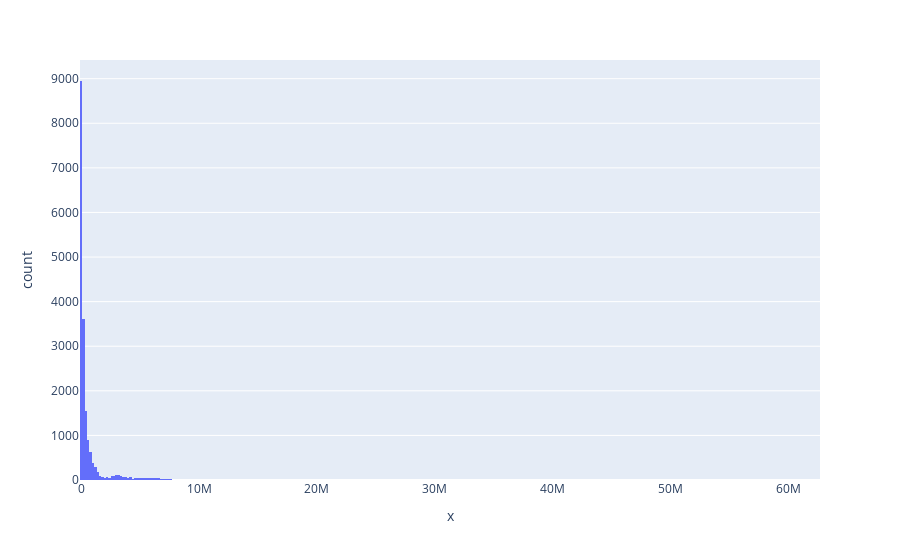

The notebook cell this image was saved under:
### Markdown cell above
**Observaton**

There seems to be some outliers, as I have mentioned above. This plot proved my hypothesis.

### Code cell
# Distribution of Total Volume
px.histogram(x = df_avocados["Total Volume"])

### Figure 1 — Plotly figure (JSON) as saved in the notebook; plotly's stock layout.template omitted (floating-point values rounded to 4 significant figures; data arrays with more than 128 entries replaced by an {"elided": "..."} marker saying what was removed)
{"data": [{"alignmentgroup": "True", "bingroup": "x", "hovertemplate": "x=%{x}<br>count=%{y}<extra></extra>", "legendgroup": "", "marker": {"color": "#636efa", "pattern": {"shape": ""}}, "name": "", "offsetgroup": "", "orientation": "v", "showlegend": false, "type": "histogram", "x": {"elided": "18249 float values"}, "xaxis": "x", "yaxis": "y"}], "layout": {"autosize": true, "barmode": "relative", "legend": {"tracegroupgap": 0}, "margin": {"t": 60}, "xaxis": {"anchor": "y", "autorange": true, "domain": [0, 1], "range": [-100000, 62700000], "title": {"text": "x"}, "type": "linear"}, "yaxis": {"anchor": "x", "autorange": true, "domain": [0, 1], "range": [0, 9419.0], "title": {"text": "count"}}}}
